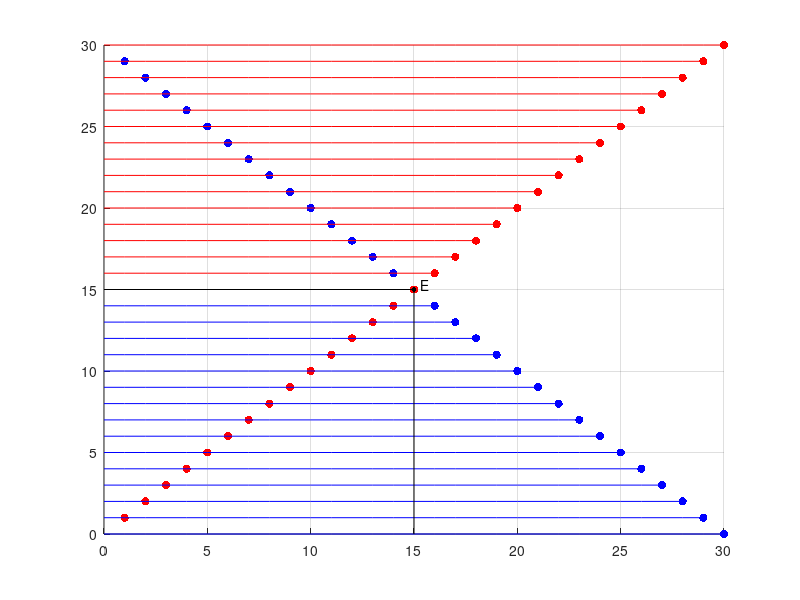

MATLAB code for this plot:
%% MATLAB replica of a Vernon Smith Market Experiment
% Creation of an artificial token market
%% Author: Diego Ciccia


%% An artificial market
% The following code recreates the formulation of a Vernon Smith experiment
% about market formation. In a population of N sellers and N buyers of a single 
% good, each seller is handed a card containing the indication of his cost of
% production, so that he will be awarded the difference between the price
% at which he sells the good and its cost of production; at the same time,
% each buyer is handed a card that indicates the resale value of the good,
% such that he will be awarded the difference between the resale value and
% the purchase price for the good. 
% The transactions between the two groups occur according to the
% bid-asked-price reduction rule, so that sellers call out publicly asking 
% prices and buyers make their counterbid at a lower price. Competitive bidding
% occurs until an equilibrium is found at E.  

N=30;%n° of sellers and buyers

D=zeros(N,2);
S=zeros(N,2);
for i=1:N
    D(i,:)=[i,N-i];%resale value tickets (blue points)
    S(i,:)=[i,i];%production costs tickets (red points)
end
scatter(D(:,1),D(:,2), 'b', 'filled')
hold on
grid on
scatter(S(:,1),S(:,2), 'r', 'filled')

d=0;%starting prices
s=N;
while d<=(N/2) && s>=(N/2)
    for i=1:N
        if S(i,2)<=s
            plot([i,i-1], [s,s], 'r')
            hold on
            drawnow
        end
        if D(i,2)>=d
            plot([i-1, i], [d, d], 'b')
            hold on
            drawnow
        end
    end
    d=d+1;
    s=s-1;   
end

plot([N/2, N/2], [0, N/2], 'k')
plot([0, N/2], [N/2, N/2], 'k')       
scatter(N/2,N/2,10, 'k', 'filled')%equilibrium point     
text(N/2 + 0.3, N/2 + 0.3, 'E')
